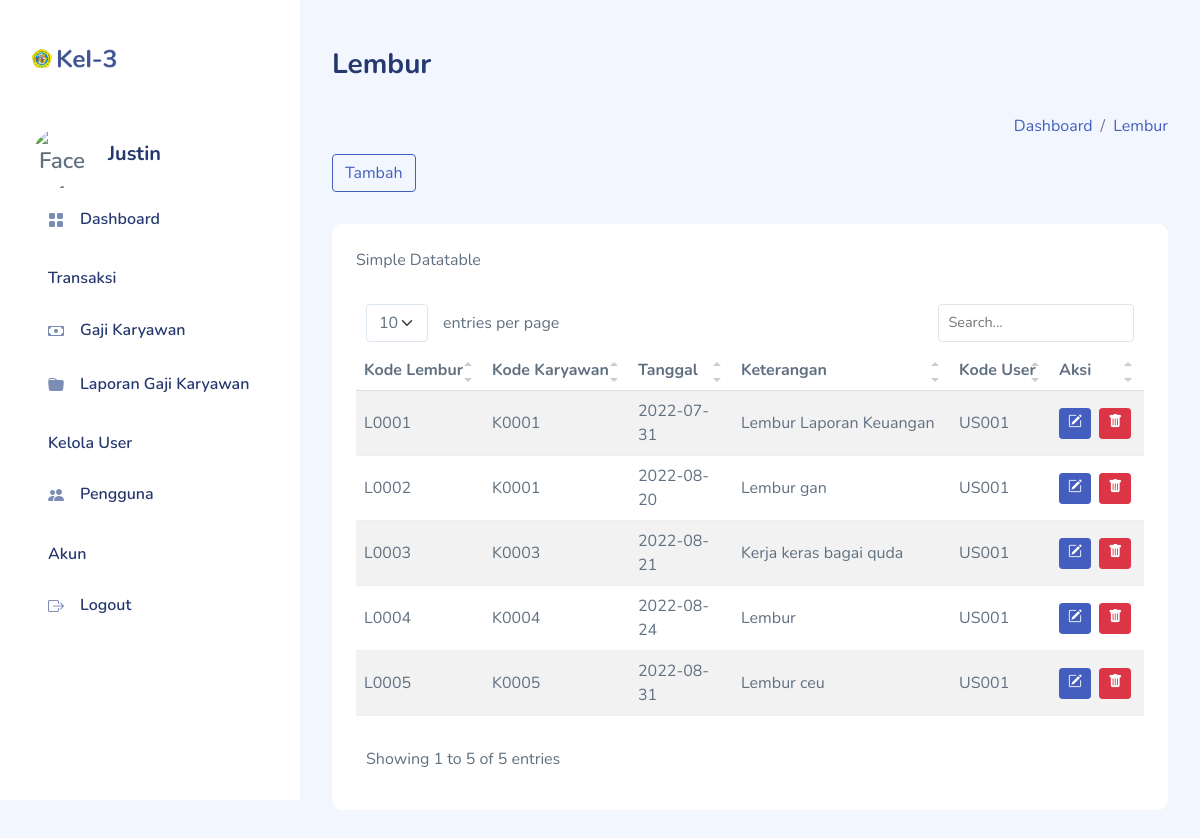
The page /pages/lembur.php (signed in) on the database its author committed.
### tables this page shows
CREATE TABLE `lembur` (
  `kode_lembur` varchar(8) NOT NULL,
  `kode_karyawan` varchar(8) NOT NULL,
  `tanggal` date NOT NULL,
  `keterangan` text NOT NULL,
  `kode_user` varchar(8) NOT NULL
);

### pages/lembur.php (the view, shortened to what this page needs)
<?php
    include_once("../layout.php");
?>
<div id="main">
            <div class="page-heading">
                <h3>Lembur</h3>
            </div>
            <div class="page-heading">
                <div class="page-title">
                    <div class="row">
                        <div class="col-12 col-md-6 order-md-1 order-last">
                        </div>
                        <div class="col-12 col-md-6 order-md-2 order-first">
                            <nav aria-label="breadcrumb" class="breadcrumb-header float-start float-lg-end">
                                <ol class="breadcrumb">
                                    <li class="breadcrumb-item"><a href="dashboard.php">Dashboard</a></li>
                                    <li class="breadcrumb-item"><a href="lembur.php">Lembur</a></li>
                                </ol>
                            </nav>
                        </div>
                    </div>
                </div>
                <button type="button" class="btn btn-outline-primary block" data-bs-toggle="modal" data-bs-target="#xlarge">
            Tambah
        </button>
                                        </div>
                <section class="section">
                    <div class="card">
                        <div class="card-header">
                            Simple Datatable
                        </div>
                        <div class="card-body">
                            <table class="table table-striped" id="table1">
                                <thead>
                                    <tr>
                                        <th>Kode Lembur</th>
                                        <th>Kode Karyawan</th>
                                        <th>Tanggal</th>
                                        <th>Keterangan</th>
                                        <th>Kode User</th>
                                        <th>Aksi</th>
                                    </tr>
                                </thead>
                                <tbody>
                                <?php
                    $db = dbConnect();
                    if($db->connect_errno==0)
                    {
                        $sql = "SELECT * FROM lembur";
                        $res = $db->query($sql);
                        if($res)
                        {
                            $data = $res->fetch_all(MYSQLI_ASSOC);
                            foreach($data as $row)
                            {
                                echo "<tr>
                                    <td>".$row['kode_lembur']."</td>
                                    <td>".$row['kode_karyawan']."</td>
                                    <td>".$row['tanggal']."</td>
                                    <td>".$row['keterangan']."</td>
                                    <td>".$row['kode_user']."</td>
                                    <td>
                                        <a href='lembur-form-edit.php?kode_lembur=".$row['kode_lembur']."' class='btn btn-primary btn-sm'><i class='bi bi-pencil-square'></i></a>&nbsp;
                                        <a href='lembur-form-hapus.php?kode_lembur=".$row['kode_lembur']."' class='btn btn-danger btn-sm'><i class='bi bi-trash-fill'></i></a>
                                    </td>
                                    </tr>";
                            } $res->free();
                        }
                    }
                    ?>
                                </tbody>
                            </table>
                        </div>
                    </div>
                </section>
            </div>

### assets/css/app.css (style rules this page uses)
.btn i,.btn svg { height:16px;width:16px }
.btn.btn-danger,.btn.btn-info,.btn.btn-primary,.btn.btn-secondary,.btn.btn-success,.btn.btn-warning { color:#fff }
.card { border:none;margin-bottom:2.2rem }
.card .card-header { border:none }
.card .card-header~.card-body { padding-top:0 }
.card .card-body { padding:1.5rem }
.dataTable-table td,.dataTable-table thead th,.table td,.table thead th { vertical-align:middle }
.dataTable-table:not(.table-borderless) thead th,.table:not(.table-borderless) thead th { border-bottom:1px solid #dedede!important }
.bi { height:1rem;width:1rem }
#main { margin-left:300px;padding:2rem }
.page-heading { margin:0 0 2rem }
.page-heading h3 { font-weight:700 }
a { text-decoration:none }

### rows shown on the page
lembur: kode_lembur "L0001", kode_karyawan "K0001", tanggal "2022-07-31", keterangan "Lembur Laporan Keuangan", kode_user "US001"
lembur: kode_lembur "L0002", kode_karyawan "K0001", tanggal "2022-08-20", keterangan "Lembur gan", kode_user "US001"
lembur: kode_lembur "L0003", kode_karyawan "K0003", tanggal "2022-08-21", keterangan "Kerja keras bagai quda", kode_user "US001"
lembur: kode_lembur "L0004", kode_karyawan "K0004", tanggal "2022-08-24", keterangan "Lembur", kode_user "US001"
lembur: kode_lembur "L0005", kode_karyawan "K0005", tanggal "2022-08-31", keterangan "Lembur ceu", kode_user "US001"

### other values the page prints
$_SESSION["nama"] "Justin"
